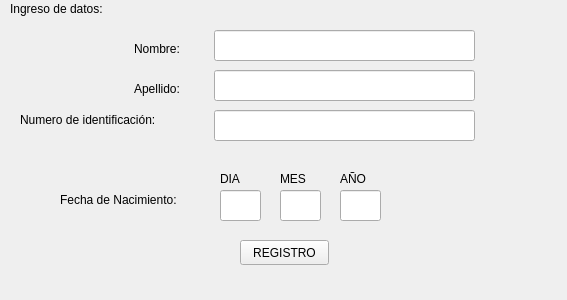
<?xml version="1.0" encoding="UTF-8"?>
<ui version="4.0">
 <class>DATOS_USUARIO</class>
 <widget class="QWidget" name="DATOS_USUARIO">
  <property name="geometry">
   <rect>
    <x>0</x>
    <y>0</y>
    <width>567</width>
    <height>300</height>
   </rect>
  </property>
  <property name="windowTitle">
   <string>Form</string>
  </property>
  <widget class="QLineEdit" name="NOMBRE">
   <property name="geometry">
    <rect>
     <x>214</x>
     <y>30</y>
     <width>261</width>
     <height>31</height>
    </rect>
   </property>
  </widget>
  <widget class="QLineEdit" name="APELLIDO">
   <property name="geometry">
    <rect>
     <x>214</x>
     <y>70</y>
     <width>261</width>
     <height>31</height>
    </rect>
   </property>
  </widget>
  <widget class="QLabel" name="label">
   <property name="geometry">
    <rect>
     <x>134</x>
     <y>40</y>
     <width>67</width>
     <height>17</height>
    </rect>
   </property>
   <property name="text">
    <string>Nombre:</string>
   </property>
  </widget>
  <widget class="QLabel" name="label_2">
   <property name="geometry">
    <rect>
     <x>134</x>
     <y>80</y>
     <width>67</width>
     <height>17</height>
    </rect>
   </property>
   <property name="text">
    <string>Apellido:</string>
   </property>
  </widget>
  <widget class="QLineEdit" name="NUM_ID">
   <property name="geometry">
    <rect>
     <x>214</x>
     <y>110</y>
     <width>261</width>
     <height>31</height>
    </rect>
   </property>
  </widget>
  <widget class="QLabel" name="label_3">
   <property name="geometry">
    <rect>
     <x>20</x>
     <y>110</y>
     <width>181</width>
     <height>20</height>
    </rect>
   </property>
   <property name="text">
    <string>Numero de identificación:</string>
   </property>
  </widget>
  <widget class="QLineEdit" name="DIA">
   <property name="geometry">
    <rect>
     <x>220</x>
     <y>190</y>
     <width>41</width>
     <height>31</height>
    </rect>
   </property>
  </widget>
  <widget class="QLineEdit" name="MES">
   <property name="geometry">
    <rect>
     <x>280</x>
     <y>190</y>
     <width>41</width>
     <height>31</height>
    </rect>
   </property>
  </widget>
  <widget class="QLineEdit" name="YEAR">
   <property name="geometry">
    <rect>
     <x>340</x>
     <y>190</y>
     <width>41</width>
     <height>31</height>
    </rect>
   </property>
  </widget>
  <widget class="QLabel" name="label_4">
   <property name="geometry">
    <rect>
     <x>60</x>
     <y>190</y>
     <width>151</width>
     <height>20</height>
    </rect>
   </property>
   <property name="text">
    <string>Fecha de Nacimiento:</string>
   </property>
  </widget>
  <widget class="QLabel" name="label_5">
   <property name="geometry">
    <rect>
     <x>220</x>
     <y>170</y>
     <width>31</width>
     <height>17</height>
    </rect>
   </property>
   <property name="text">
    <string>DIA</string>
   </property>
  </widget>
  <widget class="QLabel" name="label_6">
   <property name="geometry">
    <rect>
     <x>280</x>
     <y>170</y>
     <width>31</width>
     <height>17</height>
    </rect>
   </property>
   <property name="text">
    <string>MES</string>
   </property>
  </widget>
  <widget class="QLabel" name="label_7">
   <property name="geometry">
    <rect>
     <x>340</x>
     <y>170</y>
     <width>31</width>
     <height>17</height>
    </rect>
   </property>
   <property name="text">
    <string>AÑO</string>
   </property>
  </widget>
  <widget class="QLabel" name="label_8">
   <property name="geometry">
    <rect>
     <x>10</x>
     <y>0</y>
     <width>131</width>
     <height>17</height>
    </rect>
   </property>
   <property name="text">
    <string>Ingreso de datos:</string>
   </property>
  </widget>
  <widget class="QPushButton" name="REGISTRO_2">
   <property name="geometry">
    <rect>
     <x>240</x>
     <y>240</y>
     <width>89</width>
     <height>25</height>
    </rect>
   </property>
   <property name="text">
    <string>REGISTRO</string>
   </property>
  </widget>
 </widget>
 <resources/>
 <connections/>
</ui>
